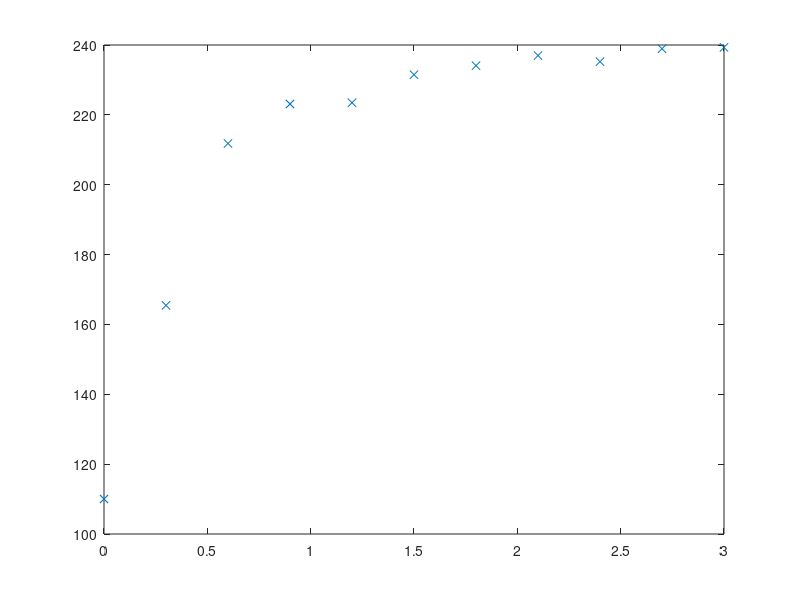

MATLAB code to generate this figure: (Note: this script raises an error after producing the figure.)
close all
clear all

%%%%%%%%%%%%%%%%%%%%%%%%%%%%%%%
%Analysis of extended  models
%%%%%%%%%%%%%%%%%%%%%%%%%%%%%%%

x_names= {'N','E','A', 'I','R'}; 
u_names= {'m'}; % the input 
p_ext_names= {'k','Nm','d','kE','dE','vA','dA','kRIrel','k_basal','k_regulated','theta','eta'};

%XX define initial condition X0, time span tspan, and a vector m_vector for the changeable input 
x0 = [100000 0 0 0 0];
tspan = 62;
m_vector = (0:0.3:3);

%define reference parameter values from paper and introduce vectors for
%additional unknown parameters
p_ref([3 4 5 6])= [0.004 5 2 4.8*10^(-7)]; 
p_ref([1 2 7])= [0.970 1.24*10^9 0.639];
p_ref(8)= p_ref(5);
k_basal_vector = (0.12:0.05:0.32);
k_regulated_vector= (5:0.75:8);
theta_vector= (0.4:0.3:1.6);
eta_vector= (1.8:0.125:2.3);
choice = 3;

%two possible tasks here: selecting a characterization circuit or fitting
%the circuit's behavior to data and infering promoter parameter values 
%adapts to your needs
select_char_circuit= 0;
infer_param_values= 1;

if select_char_circuit
     for m_index = 1:length(m_vector)
%     for m_index = 1:2
        % for each inducer concentration: compute and store the variance of the output of the circuit for all possible parameter concentrations
        m = m_vector(m_index);
        output_youI = zeros(5,5,5,5); %initializing a 4D array to store all possible E values for different combinations, Storing 0 in all rn
        output_youR = zeros(5,5,5,5);
        output_youRI = zeros(5,5,5,5);
        run = 0; % just to keep a check on which run is going on since 625 permutations are possible for 4 set of parameters
        %XX here you iterate over the 4 parameter vectors, define p_ext as
        %appropriate, do the numerical simulation for the three circuits and 
        %store the appropriate value in 4-dimensional arrays output_youR,
        %output_youI and output_youRI.
        for kb = 1:length(k_basal_vector) %to do num sim for diff K_basal
            for kr = 1:length(k_regulated_vector) %to do num sim for diff K_regulated
                for theta = 1:length(theta_vector) %to do num sim for diff theta
                    for eta = 1:length(eta_vector) %to do num sim for diff eta
                        p = [p_ref(1:8) k_basal_vector(kb) k_regulated_vector(kr) theta_vector(theta) eta_vector(eta)];
                        Tend = tspan;
                        %if choice == 1
                        [t x_onI] = ode15s(@you_odeI, (0:Tend), x0, [], p,m);
                        output_youI(kb,kr,theta,eta) = x_onI(end,2); % to store values generated
                        %elseif choice==2
                        [t x_onR] = ode15s(@you_odeR, (0:Tend), x0, [], p,m);  
                        output_youR(kb,kr,theta,eta) = x_onR(end,2);
                        %elseif choice == 3
                        [t x_onRI] = ode15s(@you_odeRI, (0:Tend), x0, [], p,m);
                        output_youRI(kb,kr,theta,eta) = x_onRI(end,2);
                        %end
                        run = run+1; % again to display which run is going on
                        display(run);                        
                    end
                end
            end
        end
        %Note: if a is a multidimensional array (eg a= [1 2; 3 4]), 
        %then a(:) is a vector containing all the values in a 
        %(eg a(:)= [1 2 3 4])
        m_var_youI(m_index)= var(output_youI(:)); %variance of the outputs at a given inducer concentration and for different parameter values
        m_var_youR(m_index)= var(output_youR(:));
        m_var_youRI(m_index)= var(output_youRI(:));
    end
    var_youI= mean(m_var_youI); %overall variance defined as the mean over the variances for given inducer concentrations
    var_youR= mean(m_var_youR);
    var_youRI= mean(m_var_youRI);
    save('var_you.mat', 'var_youR', 'var_youI', 'var_youRI');
    display('Done');% to display that experiment is over
end

%here, take a decision and ask for experimental data

%here we assume you have gotten data in "data.mat"
if infer_param_values
    load('dataRI.mat','data');
    figure();
    plot(m_vector,data,'x'); hold on 
    p_search = [0.2 5 1 2]';
    p_fixed = p_ref(1:8)';
    Tend = tspan;
    opts=cmaes();
    
    opts.MaxFunEvals= 1500;  
    opts.LBounds = zeros(size(p_search)); % enforces positivity of the tested parameters
    [p_min, cost_min]= cmaes('compute_cost', p_search, p_search*0.6, opts, x0, Tend, m_vector, p_fixed, data', 3);
    p_opt= [p_fixed(1:8)' p_min'];
    E_ss = generate_ss_data(m_vector, tspan, x0, p_opt, 3);
    plot(m_vector,E_ss); hold on;
    xlabel('Concentration (m)')
    ylabel('E steady state')
    legend('Experimental', 'Simulated')
    title('Parameter fit for E_{ss} at different promoter concentrations')
    %save the optimized parameter values if you are happy with the search result. Comment line below otherwise
    save('p_opt.mat','p_opt');
end
   